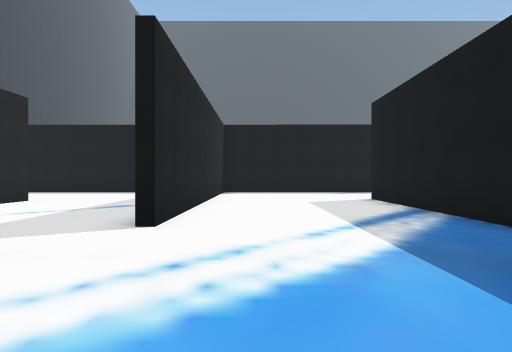
[1] (above)

23 first-person views from a walk through a 3-D level made in the Unity game engine. The camera is 1.3 m above the floor, looks level and sees 75° across. The floor is counted in squares, 2 m on a side. Each view is taken from the middle of a square. On the plan, view 1 faces up. The plan holds only what a view shows up to about 10 squares ahead; the rest is blank. The place goes on beyond the plan. The player character is not drawn.

[2]
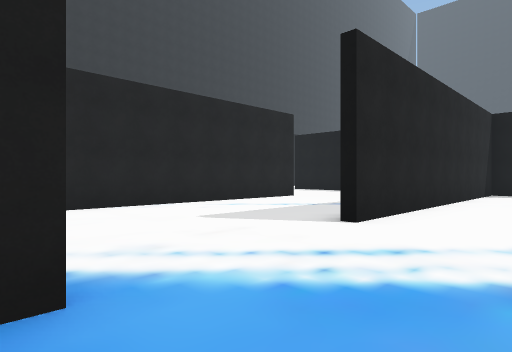

[3]
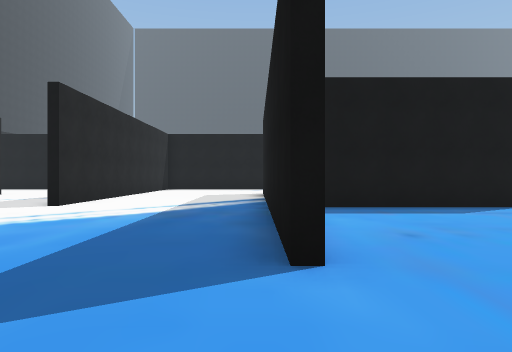

[4]
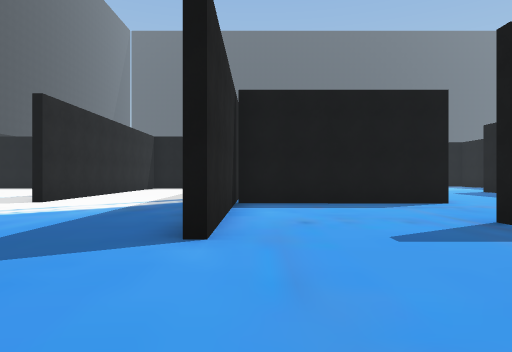

[5]
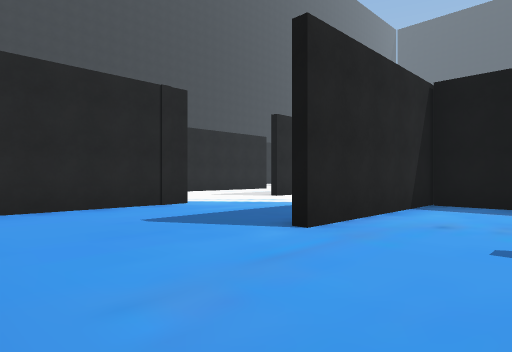

[6]
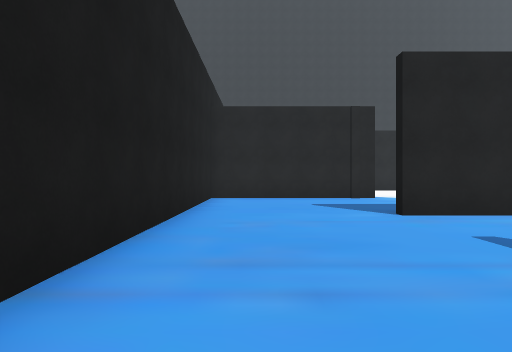

[7]
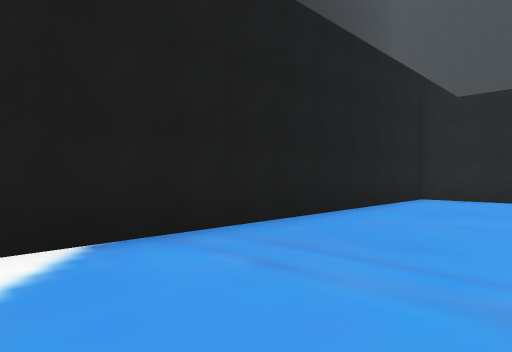

[8]
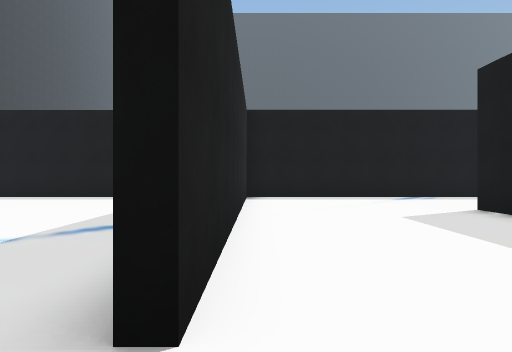

[9]
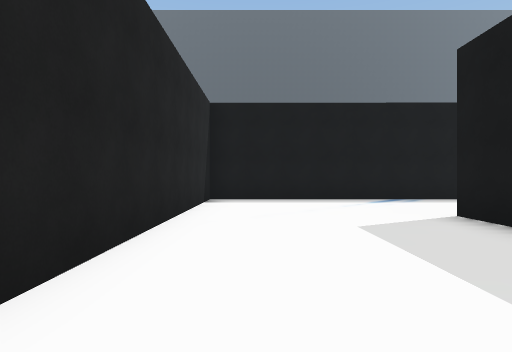

[10]
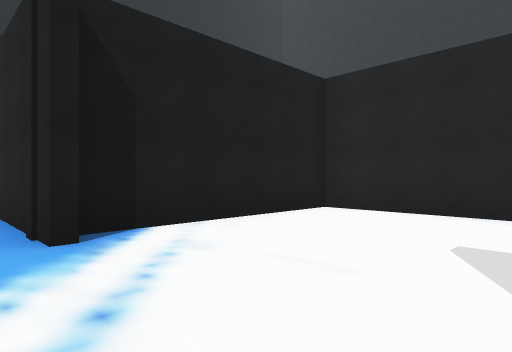

[11]
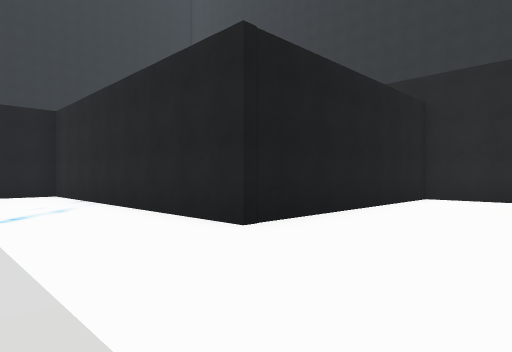

[12]
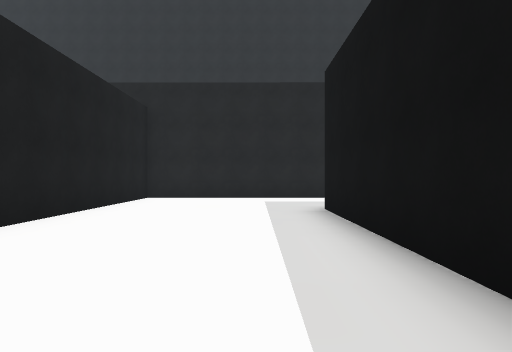

[13]
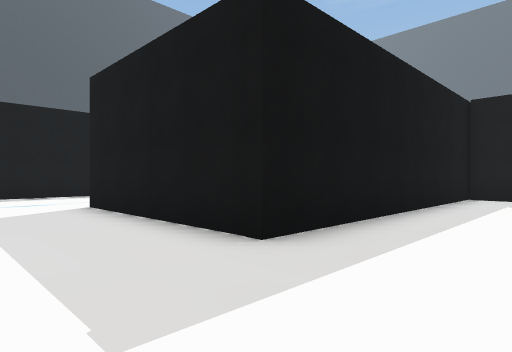

[14]
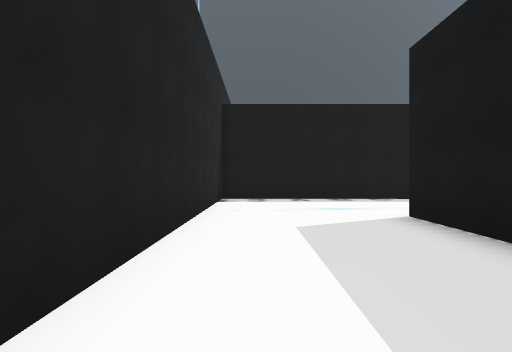

[15]
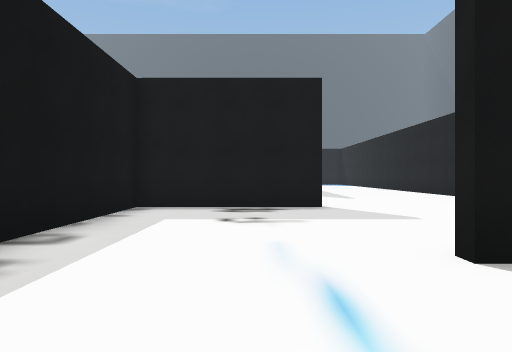

[16]
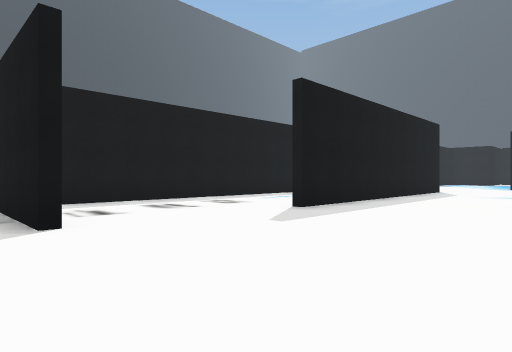

[17]
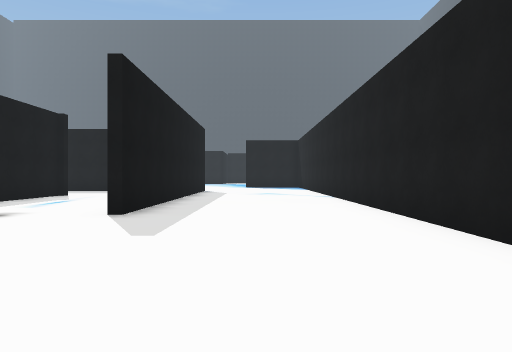

[18]
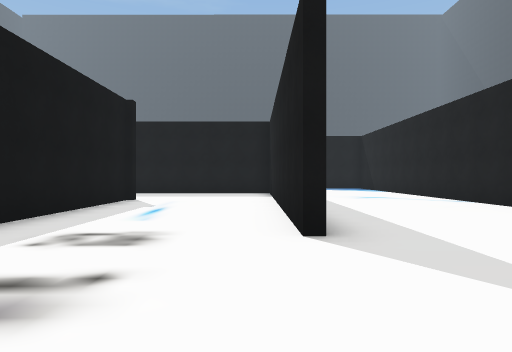

[19]
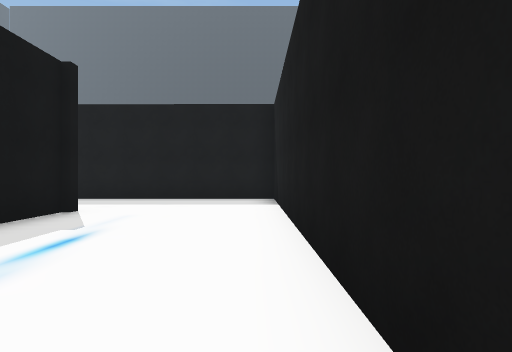

[20]
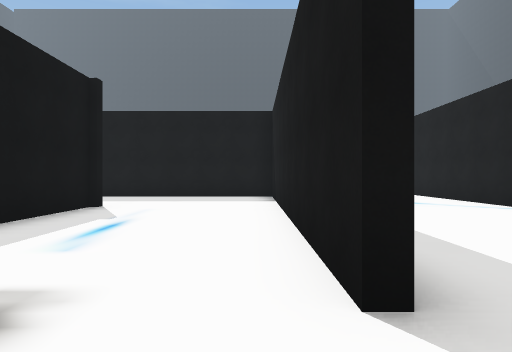

[21]
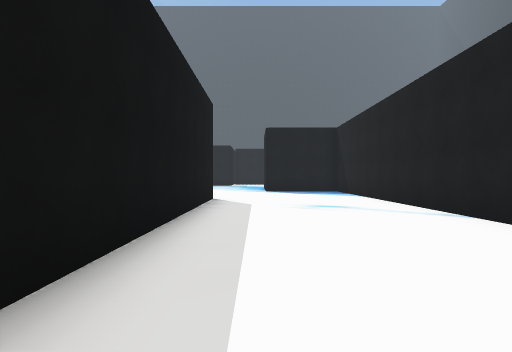

[22]
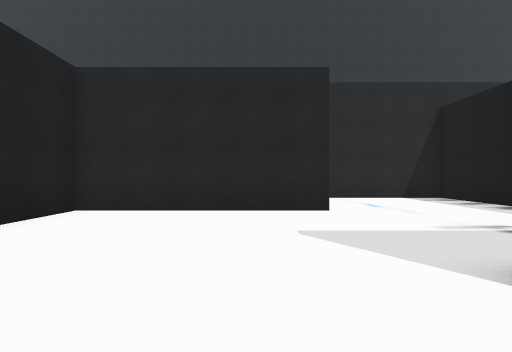

[23]
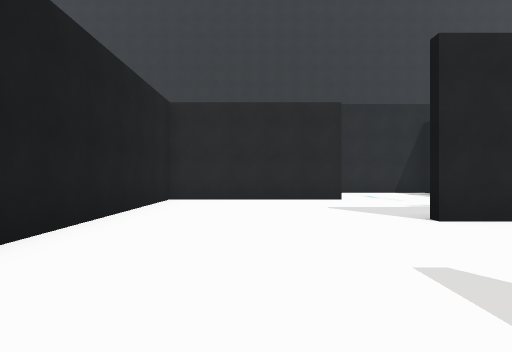

### Floor plan
Points are (right, up) in squares from view 1. A wall is a line through its corners. A room is listed if a view was taken in it or the views show most of it. See-through windows are left out.
Room 1 (views 1, 2, 3, 4, 5, 6, 7, 8, 9, 10, 11, 12, 13, 14)
walls: (3.5, 5.3) (3.5, -0.7); (-0.8, 0.6) (-0.8, -4.3) (8.6, -4.3); (-1.3, 13.2) (-1.3, 4.2); (3.3, -0.7) (3.3, 9.5); (8.6, 3.9) (3.5, 3.9); (5.7, 13.3) (-9.5, 13.4) (-9.5, 18.5); (-13, 19.5) (-13, 8.8) (-6, 8.8) (-6, 0.1) (-1.1, 0)
ways out: opening at (-11.5, 19.5) to room 2
Room 2 (views 15, 16, 17, 18, 19, 20, 21, 22, 23)
walls: (-0.5, 18.5) (8.5, 18.5) (8.5, 24.1); (-5, 18.6) (-5, 22.5) (-13, 22.5) (-13, 19.5); (-4.8, 19.7) (-4.8, 18.6); (5, 22.5) (-3.8, 22.5); (-9.3, 18.5) (-9.3, 13.6) (9, 13.6); (8.4, 18.2) (-0.5, 18.2)
ways out: opening at (-11.5, 19.5) to room 1

Positions as (right, up) in squares from view 1, and headings:
1: (0, 0), facing up
2: (1, 0), facing up-left
3: (3, -3), facing up
4: (4, -4), facing up
5: (6, -4), facing up-left
6: (9, -3), facing left
7: (9, -1), facing down-left
8: (-1, 3), facing up
9: (0, 4), facing up
10: (0, 4), facing down-left
11: (-3, 12), facing down-left
12: (-3, 12), facing left
13: (-12, 11), facing up-right
14: (-12, 13), facing up
15: (-12, 20), facing right
16: (-6, 14), facing up-right
17: (-6, 16), facing right
18: (-4, 19), facing right
19: (-1, 19), facing right
20: (-2, 19), facing right
21: (-1, 17), facing right
22: (-3, 17), facing left
23: (0, 16), facing left
